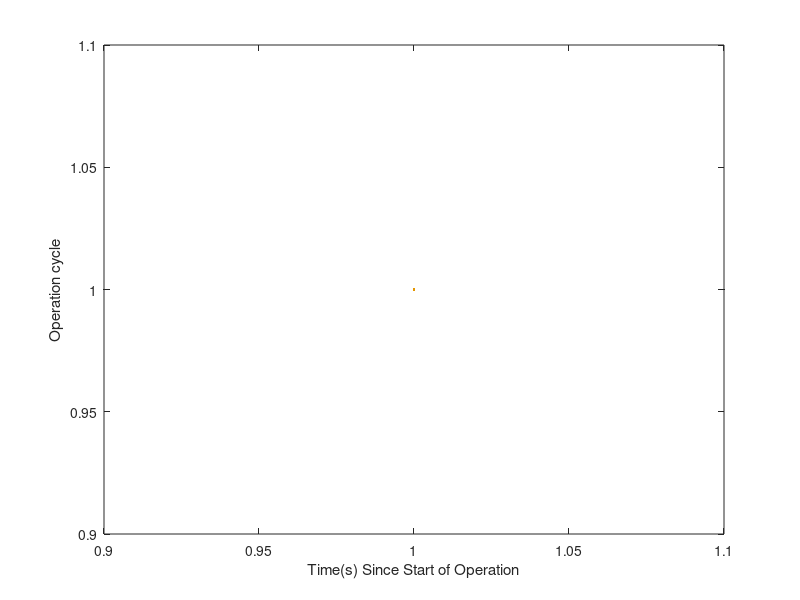

The MATLAB source for this figure: (Note: this script raises an error after producing the figure.)
close all hidden
clear Frame3 Frame4
str3=["$\psi^{j+1}_1(k)$";"$\psi^{j+1}_2(k)$";"$\psi^{j+1}_3(k)$";"$\psi_4(k)$";"$\psi^q_5(k)$";"$\psi^q_6(k)$";"$\psi^q_7(k)$";"$\psi^q_8(k)$"];

uav1plot=plot(1,1,'Color','#B12C21', 'linewidth',3);
hold on
uav2plot=plot(1,1,'Color','#275791', 'linewidth',3);
uav3plot=plot(1,1,'Color','#E49600', 'linewidth',3);
xlabel('Time(s) Since Start of Operation');
ylabel('Operation cycle')
change_time(1)=1;
j=1;
residueee=4;
for i=1:size(uav1Msg,1)-1
    uav1psi(i)=uav1Msg{i}.Point.X;
    uav2psi(i)=uav2Msg{i}.Point.X;
    uav3psi(i)=uav3Msg{i}.Point.X;
    time(i)=uav1Msg{i}.Header.Stamp.Sec+ uav1Msg{i}.Header.Stamp.Nsec/1e9 - timeStart;
    
    if uav1Msg{i+1}.Point.Z~=uav1Msg{i}.Point.Z
        change_time(j+1)=i+1+residueee;
        j=j+1;
    end
end
change_time(j+1)=size(uav1Msg,1);
sannotate=annotation('textbox', [0.3, 0.8, 0.1, 0.1],'EdgeColor', 'white','FontSize',15);
for i=1:size(uav1Msg,1)
    for ii=1:j
        if i>=change_time(ii)&&i<change_time(ii+1)-residueee
            legend({str3(1),str3(2),str3(3)},'Interpreter','latex','FontSize',14, 'Orientation','vertical',...
                'Location','southeast')
            sannotate.String= ['partitioning stripe  ',int2str(ii+1)];
            uav1plot.XData=time(change_time(ii):i);
            uav1plot.YData=uav1psi(change_time(ii):i);
            uav2plot.XData=time(change_time(ii):i);
            uav2plot.YData=uav2psi(change_time(ii):i);
            uav3plot.XData=time(change_time(ii):i);
            uav3plot.YData=uav3psi(change_time(ii):i);
            drawnow
            break;
        end
    end
    Frame3(i) = getframe(gcf);
    pause(0.1);
end

for wer=1:residueee+5
    Frame_tmp(wer)=Frame3(change_time(2)-residueee);
end
Frame4=[Frame3(1:change_time(2)-residueee) Frame_tmp];
for wer=1:residueee+10
    Frame_tmp(wer)=Frame3(change_time(3)-residueee);
end
Frame4=[Frame4 Frame3(change_time(2):change_time(3)-residueee) Frame_tmp];
clear Frame_tmp;
for wer=1:residueee+6
    Frame_tmp(wer)=Frame3(change_time(4)-residueee);
end
Frame4=[Frame4 Frame3(change_time(3):change_time(4)-residueee) Frame_tmp];
clear Frame_tmp;
for wer=1:residueee+8
    Frame_tmp(wer)=Frame3(change_time(5)-residueee);
end
Frame4=[Frame4 Frame3(change_time(4):change_time(5)-residueee) Frame_tmp];
Frame4=[Frame4 Frame3(change_time(5):change_time(6)-residueee)];

  % create the video writer with 1 fps
  writerObj = VideoWriter('rosvisualize2.avi');
  writerObj.FrameRate = 4;
  % set the seconds per image
% open the video writer
open(writerObj);
% write the frames to the video
for i=1:length(Frame4)
    % convert the image to a frame
    frame = Frame4(i) ;    
    writeVideo(writerObj, frame);
end
% close the writer object
close(writerObj);
